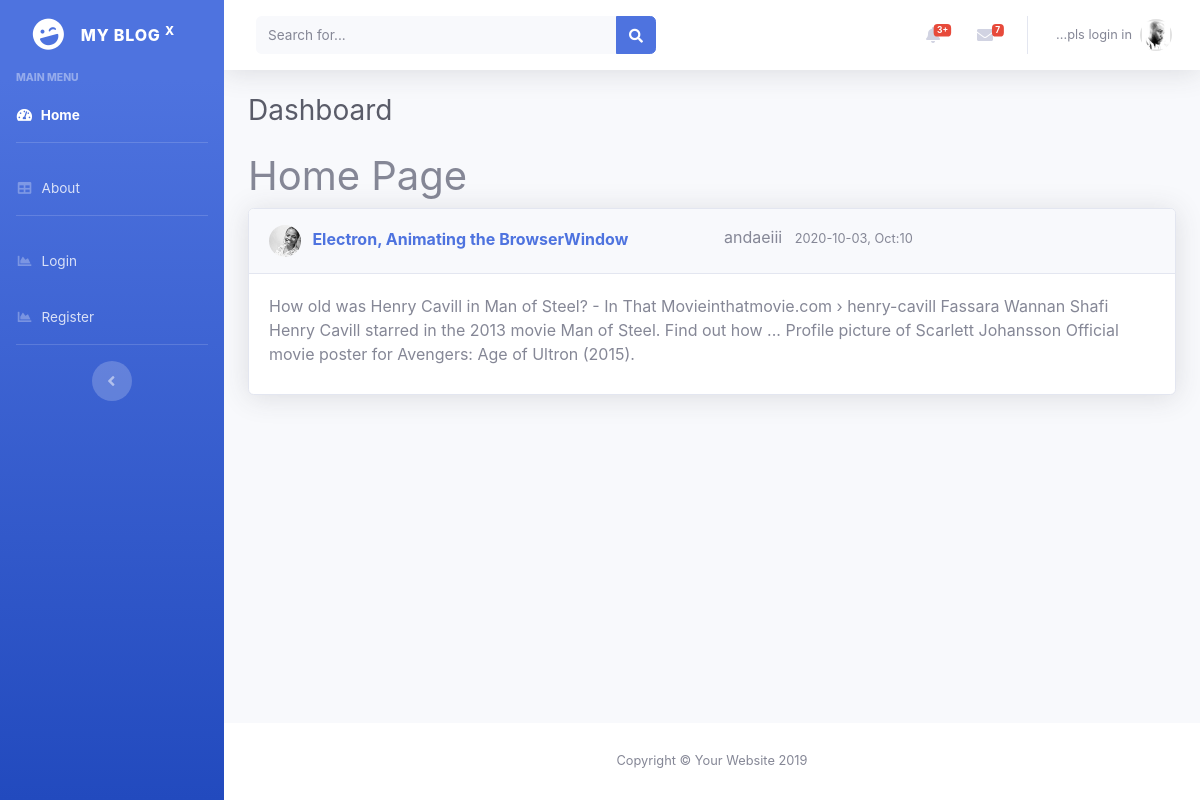
Screenshot of /post/2 with the database file from the repository.
### flaskblog/models.py (models this page shows, shortened)
class User(db.Model, UserMixin):
    id              = db.Column(db.Integer, primary_key=True)
    username        = db.Column(db.String(20), unique=True, nullable=False)
    email           = db.Column(db.String(30), unique=True, nullable=False)
    password        = db.Column(db.String(60), nullable=False)
    image_file      = db.Column(db.String(20), nullable=False, default='default.jpg')
    posts           = db.relationship('Post', backref='author', lazy=True)             # one-to-many relationship...

class Post(db.Model):
    id              = db.Column(db.Integer, primary_key=True)
    user_id         = db.Column(db.Integer, db.ForeignKey('user.id'), nullable=False)  # (table name . column name)
    title           = db.Column(db.String(120), nullable=False)
    date_posted     = db.Column(db.DateTime,  nullable=False, default=datetime.utcnow)
    content         = db.Column(db.Text(), nullable=False)

### flaskblog/posts/routes.py (the view)
@posts.route("/post/<int:post_id>")  #or "/post/<post_id>"
def post(post_id):
    post = Post.query.get_or_404(post_id)
    return render_template('pages/post.html', title=post.title, post=post)

### flaskblog/templates/pages/post.html (shortened to what this page needs)
{% extends 'layout.html' %}
{% block body %}
<h1>Home Page</h1>
    <div class="card shadow mb-4">
        <div class="card-header py-3">
          <div class="row">
              <div class="col-sm-6">
                    <h6 class="m-0 font-weight-bold text-primary">
                      <img class="img-profile rounded-circle" height="32" width="32" src="{{url_for('static', filename='uploads/'+post.author.image_file)}}"> &nbsp;
                      {{post.title}}
                    </h6>
              </div>
              <div class="col-sm-5">
                <a class="mr-2 text-muted" href="{{ url_for('users.user_posts', username=post.author.username) }}">{{ post.author.username }}</a>
                <small class="text-muted">{{ post.date_posted.strftime('%Y-%m-%d, %h:%m') }}</small>
              </div>
          </div>
        </div>
        <div class="card-body"> {{post.content}} </div>
        <small class="text-muted" style="font-size:9px;display:block;color:#e6e6e6 !important;padding:4px 10px;">
        </small>
    </div>
{% endblock %}

### rows the page displays
User: image_file (picture), author.username "andaeiii"
Post: title "Electron, Animating the BrowserWindow", date_posted "2020-10-03, Oct:10", content "How old was Henry Cavill in Man of Steel? - In That Movieinthatmovie.com › henry-cavill Fassara Wannan Shafi Henry Cavill starred in the 2013 movie Man of Steel. Find out how ... Profile picture of Scarlett Johansson Official movie poster for Avengers: Age of Ultron (2015)."
